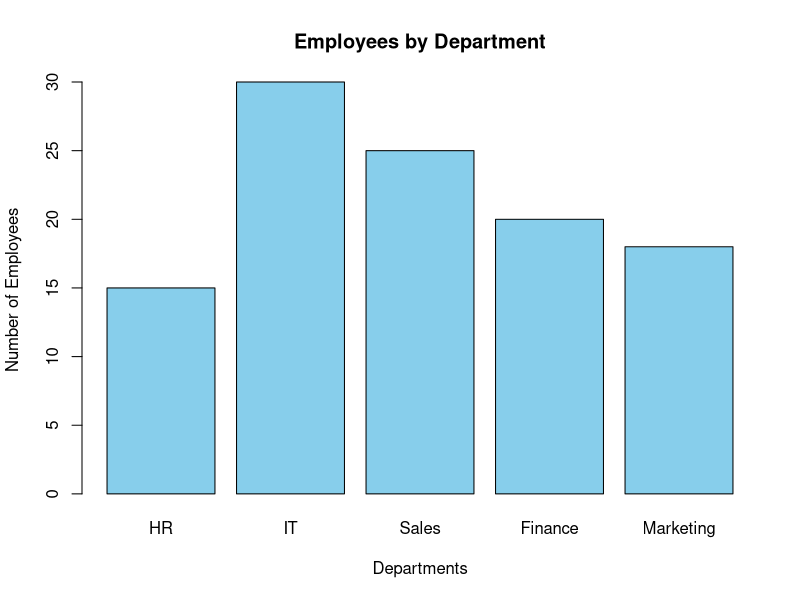
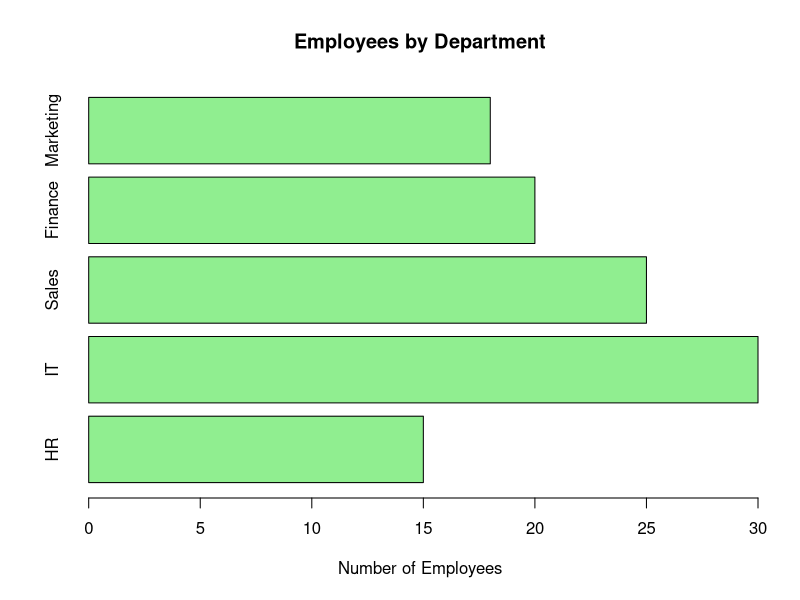

The R script that drew these images, in order:
departments <- c("HR", "IT", "Sales", "Finance", "Marketing")
employees <- c(15, 30, 25, 20, 18)
barplot(employees,
        names.arg = departments,
        main = "Employees by Department",
        xlab = "Departments",
        ylab = "Number of Employees",
        col = "skyblue")
barplot(employees,
        names.arg = departments,
        main = "Employees by Department",
        xlab = "Number of Employees",
        col = "lightgreen",
        horiz = TRUE)
